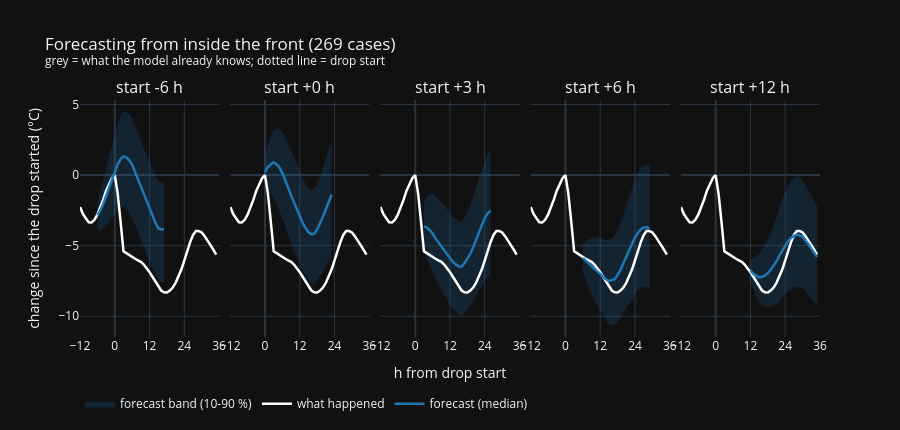

The cell this chart's notebook holds for it:
### Markdown cell above
### The average front, seen from five forecast starts

One panel per start. White = what really happened (average over all cases, change since the drop started), grey
area = what the model already knows, blue = the average forecast with its 10-90 % band.

### Code cell
SPAN = (-12, max(OFFSETS) + H)
fig = make_subplots(rows=1, cols=len(OFFSETS), shared_yaxes=True, horizontal_spacing=0.015,
                    subplot_titles=[f"start {off:+d} h" for off in OFFSETS])
m = (REL >= SPAN[0]) & (REL < SPAN[1])
for c, off in enumerate(OFFSETS, start=1):
    fig.add_vrect(x0=SPAN[0], x1=off, fillcolor="#7f7f7f", opacity=0.12, line_width=0, row=1, col=c)
    fig.add_vline(x=0, line={"color": "#bbbbbb", "dash": "dot", "width": 1}, row=1, col=c)
    fx = off + np.arange(H)
    lo, mid, hi = ((fin[off][:, q] - ref).mean(axis=0) for q in (0, 4, 8))
    fig.add_trace(go.Scatter(x=np.r_[fx, fx[::-1]], y=np.r_[hi, lo[::-1]], mode="lines", fill="toself", line={"width": 0},
                             fillcolor="rgba(31,119,180,0.18)", hoverinfo="skip", showlegend=c == 1, name="forecast band (10-90 %)"),
                  row=1, col=c)
    fig.add_trace(go.Scatter(x=REL[m], y=(truth_w - ref).mean(axis=0)[m], mode="lines", line={"color": "white", "width": 2.5},
                             name="what happened", showlegend=c == 1,
                             hovertemplate="%{x:+d} h: %{y:+.1f} °C<extra>what happened</extra>"), row=1, col=c)
    fig.add_trace(go.Scatter(x=fx, y=mid, mode="lines", line={"color": "#1f77b4", "width": 2.5}, name="forecast (median)",
                             showlegend=c == 1, hovertemplate="%{x:+d} h: %{y:+.1f} °C<extra>forecast</extra>"), row=1, col=c)
    fig.update_xaxes(range=SPAN, dtick=12, title_text="h from drop start" if c == 3 else None, row=1, col=c)
fig.update_yaxes(title_text="change since the drop started (°C)", row=1, col=1)
fig.update_layout(height=430, template="plotly_dark", legend={"orientation": "h", "y": -0.22},
                  title=f"Forecasting from inside the front ({len(idx)} cases)<br><sup>grey = what the model already knows; "
                        "dotted line = drop start</sup>")
fig.write_html(FIG / "exp3_inside_front.html", include_plotlyjs="cdn")
fig.show()

### Figure 1 — Plotly figure (JSON) as saved in the notebook; plotly's stock layout.template omitted (floating-point values rounded to 4 significant figures)
{"data": [{"fill": "toself", "fillcolor": "rgba(31,119,180,0.18)", "hoverinfo": "skip", "line": {"width": 0}, "mode": "lines", "name": "forecast band (10-90 %)", "showlegend": true, "type": "scatter", "x": [-6, -5, -4, -3, -2, -1, 0, 1, 2, 3, 4, 5, 6, 7, 8, 9, 10, 11, 12, 13, 14, 15, 16, 17, 17, 16, 15, 14, 13, 12, 11, 10, 9, 8, 7, 6, 5, 4, 3, 2, 1, 0, -1, -2, -3, -4, -5, -6], "xaxis": "x", "y": [-1.974, -1.208, -0.4063, 0.5033, 1.306, 2.095, 2.858, 3.608, 4.117, 4.479, 4.441, 4.353, 4.047, 3.574, 2.988, 2.499, 1.918, 1.415, 0.8728, 0.4304, -0.05865, -0.4384, -0.4935, -0.4767, -7.599, -7.608, -7.433, -7.055, -6.604, -6.146, -5.679, -5.066, -4.551, -4.053, -3.555, -3.046, -2.708, -2.42, -2.258, -2.302, -2.501, -2.811, -3.103, -3.379, -3.614, -3.86, -3.937, -3.844], "yaxis": "y"}, {"hovertemplate": "%{x:+d} h: %{y:+.1f} °C<extra>what happened</extra>", "line": {"color": "white", "width": 2.5}, "mode": "lines", "name": "what happened", "showlegend": true, "type": "scatter", "x": [-12, -11, -10, -9, -8, -7, -6, -5, -4, -3, -2, -1, 0, 1, 2, 3, 4, 5, 6, 7, 8, 9, 10, 11, 12, 13, 14, 15, 16, 17, 18, 19, 20, 21, 22, 23, 24, 25, 26, 27, 28, 29, 30, 31, 32, 33, 34, 35], "xaxis": "x", "y": [-2.258, -2.746, -3.061, -3.337, -3.35, -3.168, -2.808, -2.317, -1.742, -1.104, -0.6261, -0.2217, 0.0, -1.314, -3.294, -5.401, -5.526, -5.68, -5.793, -5.929, -6.038, -6.148, -6.337, -6.568, -6.876, -7.201, -7.546, -7.904, -8.176, -8.302, -8.311, -8.179, -7.97, -7.628, -7.208, -6.677, -6.038, -5.332, -4.744, -4.24, -3.967, -3.96, -4.058, -4.324, -4.614, -4.96, -5.287, -5.636], "yaxis": "y"}, {"hovertemplate": "%{x:+d} h: %{y:+.1f} °C<extra>forecast</extra>", "line": {"color": "#1f77b4", "width": 2.5}, "mode": "lines", "name": "forecast (median)", "showlegend": true, "type": "scatter", "x": [-6, -5, -4, -3, -2, -1, 0, 1, 2, 3, 4, 5, 6, 7, 8, 9, 10, 11, 12, 13, 14, 15, 16, 17], "xaxis": "x", "y": [-2.862, -2.507, -2.042, -1.455, -0.8972, -0.3302, 0.2272, 0.7638, 1.133, 1.311, 1.255, 1.04, 0.7239, 0.2079, -0.3108, -0.8408, -1.369, -1.947, -2.425, -2.914, -3.366, -3.76, -3.849, -3.827], "yaxis": "y"}, {"fill": "toself", "fillcolor": "rgba(31,119,180,0.18)", "hoverinfo": "skip", "line": {"width": 0}, "mode": "lines", "name": "forecast band (10-90 %)", "showlegend": false, "type": "scatter", "x": [0, 1, 2, 3, 4, 5, 6, 7, 8, 9, 10, 11, 12, 13, 14, 15, 16, 17, 18, 19, 20, 21, 22, 23, 23, 22, 21, 20, 19, 18, 17, 16, 15, 14, 13, 12, 11, 10, 9, 8, 7, 6, 5, 4, 3, 2, 1, 0], "xaxis": "x2", "y": [1.335, 2.174, 2.749, 3.216, 3.323, 3.282, 3.027, 2.703, 2.197, 1.728, 1.159, 0.7308, 0.2777, -0.2191, -0.6385, -0.9243, -1.035, -0.9093, -0.6108, -0.0926, 0.4831, 1.158, 1.833, 2.413, -5.735, -6.07, -6.448, -6.852, -7.191, -7.507, -7.741, -7.665, -7.468, -7.144, -6.785, -6.273, -5.834, -5.346, -4.818, -4.237, -3.607, -3.002, -2.46, -1.977, -1.575, -1.358, -1.121, -0.9727], "yaxis": "y2"}, {"hovertemplate": "%{x:+d} h: %{y:+.1f} °C<extra>what happened</extra>", "line": {"color": "white", "width": 2.5}, "mode": "lines", "name": "what happened", "showlegend": false, "type": "scatter", "x": [-12, -11, -10, -9, -8, -7, -6, -5, -4, -3, -2, -1, 0, 1, 2, 3, 4, 5, 6, 7, 8, 9, 10, 11, 12, 13, 14, 15, 16, 17, 18, 19, 20, 21, 22, 23, 24, 25, 26, 27, 28, 29, 30, 31, 32, 33, 34, 35], "xaxis": "x2", "y": [-2.258, -2.746, -3.061, -3.337, -3.35, -3.168, -2.808, -2.317, -1.742, -1.104, -0.6261, -0.2217, 0.0, -1.314, -3.294, -5.401, -5.526, -5.68, -5.793, -5.929, -6.038, -6.148, -6.337, -6.568, -6.876, -7.201, -7.546, -7.904, -8.176, -8.302, -8.311, -8.179, -7.97, -7.628, -7.208, -6.677, -6.038, -5.332, -4.744, -4.24, -3.967, -3.96, -4.058, -4.324, -4.614, -4.96, -5.287, -5.636], "yaxis": "y2"}, {"hovertemplate": "%{x:+d} h: %{y:+.1f} °C<extra>forecast</extra>", "line": {"color": "#1f77b4", "width": 2.5}, "mode": "lines", "name": "forecast (median)", "showlegend": false, "type": "scatter", "x": [0, 1, 2, 3, 4, 5, 6, 7, 8, 9, 10, 11, 12, 13, 14, 15, 16, 17, 18, 19, 20, 21, 22, 23], "xaxis": "x2", "y": [0.1988, 0.5717, 0.773, 0.9047, 0.7789, 0.5316, 0.1403, -0.3356, -0.8987, -1.441, -1.964, -2.434, -2.877, -3.394, -3.75, -4.057, -4.181, -4.165, -3.854, -3.457, -2.954, -2.419, -1.848, -1.379], "yaxis": "y2"}, {"fill": "toself", "fillcolor": "rgba(31,119,180,0.18)", "hoverinfo": "skip", "line": {"width": 0}, "mode": "lines", "name": "forecast band (10-90 %)", "showlegend": false, "type": "scatter", "x": [3, 4, 5, 6, 7, 8, 9, 10, 11, 12, 13, 14, 15, 16, 17, 18, 19, 20, 21, 22, 23, 24, 25, 26, 26, 25, 24, 23, 22, 21, 20, 19, 18, 17, 16, 15, 14, 13, 12, 11, 10, 9, 8, 7, 6, 5, 4, 3], "xaxis": "x3", "y": [-1.992, -1.528, -1.378, -1.353, -1.559, -1.697, -1.984, -2.144, -2.437, -2.65, -2.983, -3.144, -3.267, -3.248, -2.98, -2.593, -2.177, -1.512, -0.9354, -0.2191, 0.3738, 0.975, 1.461, 1.754, -7.066, -7.236, -7.469, -7.848, -8.159, -8.589, -9.007, -9.306, -9.528, -9.769, -9.949, -9.869, -9.705, -9.476, -9.209, -8.859, -8.529, -8.129, -7.792, -7.376, -6.901, -6.451, -5.871, -5.223], "yaxis": "y3"}, {"hovertemplate": "%{x:+d} h: %{y:+.1f} °C<extra>what happened</extra>", "line": {"color": "white", "width": 2.5}, "mode": "lines", "name": "what happened", "showlegend": false, "type": "scatter", "x": [-12, -11, -10, -9, -8, -7, -6, -5, -4, -3, -2, -1, 0, 1, 2, 3, 4, 5, 6, 7, 8, 9, 10, 11, 12, 13, 14, 15, 16, 17, 18, 19, 20, 21, 22, 23, 24, 25, 26, 27, 28, 29, 30, 31, 32, 33, 34, 35], "xaxis": "x3", "y": [-2.258, -2.746, -3.061, -3.337, -3.35, -3.168, -2.808, -2.317, -1.742, -1.104, -0.6261, -0.2217, 0.0, -1.314, -3.294, -5.401, -5.526, -5.68, -5.793, -5.929, -6.038, -6.148, -6.337, -6.568, -6.876, -7.201, -7.546, -7.904, -8.176, -8.302, -8.311, -8.179, -7.97, -7.628, -7.208, -6.677, -6.038, -5.332, -4.744, -4.24, -3.967, -3.96, -4.058, -4.324, -4.614, -4.96, -5.287, -5.636], "yaxis": "y3"}, {"hovertemplate": "%{x:+d} h: %{y:+.1f} °C<extra>forecast</extra>", "line": {"color": "#1f77b4", "width": 2.5}, "mode": "lines", "name": "forecast (median)", "showlegend": false, "type": "scatter", "x": [3, 4, 5, 6, 7, 8, 9, 10, 11, 12, 13, 14, 15, 16, 17, 18, 19, 20, 21, 22, 23, 24, 25, 26], "xaxis": "x3", "y": [-3.634, -3.715, -3.906, -4.143, -4.482, -4.78, -5.061, -5.343, -5.609, -5.897, -6.137, -6.342, -6.454, -6.483, -6.241, -5.926, -5.574, -5.113, -4.558, -4.017, -3.53, -3.055, -2.708, -2.511], "yaxis": "y3"}, {"fill": "toself", "fillcolor": "rgba(31,119,180,0.18)", "hoverinfo": "skip", "line": {"width": 0}, "mode": "lines", "name": "forecast band (10-90 %)", "showlegend": false, "type": "scatter", "x": [6, 7, 8, 9, 10, 11, 12, 13, 14, 15, 16, 17, 18, 19, 20, 21, 22, 23, 24, 25, 26, 27, 28, 29, 29, 28, 27, 26, 25, 24, 23, 22, 21, 20, 19, 18, 17, 16, 15, 14, 13, 12, 11, 10, 9, 8, 7, 6], "xaxis": "x4", "y": [-4.941, -4.688, -4.563, -4.482, -4.408, -4.381, -4.438, -4.492, -4.591, -4.562, -4.488, -4.258, -3.859, -3.378, -2.765, -2.121, -1.516, -0.8094, -0.2748, 0.1905, 0.5415, 0.6789, 0.7683, 0.6205, -7.952, -7.93, -7.937, -8.011, -8.173, -8.455, -8.85, -9.102, -9.41, -9.753, -10.15, -10.39, -10.61, -10.63, -10.56, -10.3, -9.97, -9.591, -9.24, -8.904, -8.489, -8.048, -7.428, -6.794], "yaxis": "y4"}, {"hovertemplate": "%{x:+d} h: %{y:+.1f} °C<extra>what happened</extra>", "line": {"color": "white", "width": 2.5}, "mode": "lines", "name": "what happened", "showlegend": false, "type": "scatter", "x": [-12, -11, -10, -9, -8, -7, -6, -5, -4, -3, -2, -1, 0, 1, 2, 3, 4, 5, 6, 7, 8, 9, 10, 11, 12, 13, 14, 15, 16, 17, 18, 19, 20, 21, 22, 23, 24, 25, 26, 27, 28, 29, 30, 31, 32, 33, 34, 35], "xaxis": "x4", "y": [-2.258, -2.746, -3.061, -3.337, -3.35, -3.168, -2.808, -2.317, -1.742, -1.104, -0.6261, -0.2217, 0.0, -1.314, -3.294, -5.401, -5.526, -5.68, -5.793, -5.929, -6.038, -6.148, -6.337, -6.568, -6.876, -7.201, -7.546, -7.904, -8.176, -8.302, -8.311, -8.179, -7.97, -7.628, -7.208, -6.677, -6.038, -5.332, -4.744, -4.24, -3.967, -3.96, -4.058, -4.324, -4.614, -4.96, -5.287, -5.636], "yaxis": "y4"}, {"hovertemplate": "%{x:+d} h: %{y:+.1f} °C<extra>forecast</extra>", "line": {"color": "#1f77b4", "width": 2.5}, "mode": "lines", "name": "forecast (median)", "showlegend": false, "type": "scatter", "x": [6, 7, 8, 9, 10, 11, 12, 13, 14, 15, 16, 17, 18, 19, 20, 21, 22, 23, 24, 25, 26, 27, 28, 29], "xaxis": "x4", "y": [-5.863, -6.059, -6.29, -6.494, -6.655, -6.819, -7.001, -7.21, -7.387, -7.503, -7.455, -7.376, -7.059, -6.723, -6.233, -5.767, -5.328, -4.892, -4.419, -4.095, -3.829, -3.729, -3.686, -3.794], "yaxis": "y4"}, {"fill": "toself", "fillcolor": "rgba(31,119,180,0.18)", "hoverinfo": "skip", "line": {"width": 0}, "mode": "lines", "name": "forecast band (10-90 %)", "showlegend": false, "type": "scatter", "x": [12, 13, 14, 15, 16, 17, 18, 19, 20, 21, 22, 23, 24, 25, 26, 27, 28, 29, 30, 31, 32, 33, 34, 35, 35, 34, 33, 32, 31, 30, 29, 28, 27, 26, 25, 24, 23, 22, 21, 20, 19, 18, 17, 16, 15, 14, 13, 12], "xaxis": "x5", "y": [-6.076, -5.931, -5.788, -5.611, -5.304, -4.968, -4.556, -4.063, -3.518, -2.914, -2.35, -1.704, -1.136, -0.7156, -0.4062, -0.252, -0.1247, -0.1749, -0.4048, -0.7285, -1.07, -1.453, -1.794, -2.213, -9.272, -9.006, -8.725, -8.416, -8.217, -7.993, -7.995, -7.883, -7.991, -8.041, -8.201, -8.393, -8.714, -8.9, -9.117, -9.239, -9.323, -9.353, -9.311, -9.163, -8.935, -8.576, -8.096, -7.518], "yaxis": "y5"}, {"hovertemplate": "%{x:+d} h: %{y:+.1f} °C<extra>what happened</extra>", "line": {"color": "white", "width": 2.5}, "mode": "lines", "name": "what happened", "showlegend": false, "type": "scatter", "x": [-12, -11, -10, -9, -8, -7, -6, -5, -4, -3, -2, -1, 0, 1, 2, 3, 4, 5, 6, 7, 8, 9, 10, 11, 12, 13, 14, 15, 16, 17, 18, 19, 20, 21, 22, 23, 24, 25, 26, 27, 28, 29, 30, 31, 32, 33, 34, 35], "xaxis": "x5", "y": [-2.258, -2.746, -3.061, -3.337, -3.35, -3.168, -2.808, -2.317, -1.742, -1.104, -0.6261, -0.2217, 0.0, -1.314, -3.294, -5.401, -5.526, -5.68, -5.793, -5.929, -6.038, -6.148, -6.337, -6.568, -6.876, -7.201, -7.546, -7.904, -8.176, -8.302, -8.311, -8.179, -7.97, -7.628, -7.208, -6.677, -6.038, -5.332, -4.744, -4.24, -3.967, -3.96, -4.058, -4.324, -4.614, -4.96, -5.287, -5.636], "yaxis": "y5"}, {"hovertemplate": "%{x:+d} h: %{y:+.1f} °C<extra>forecast</extra>", "line": {"color": "#1f77b4", "width": 2.5}, "mode": "lines", "name": "forecast (median)", "showlegend": false, "type": "scatter", "x": [12, 13, 14, 15, 16, 17, 18, 19, 20, 21, 22, 23, 24, 25, 26, 27, 28, 29, 30, 31, 32, 33, 34, 35], "xaxis": "x5", "y": [-6.763, -6.985, -7.123, -7.253, -7.198, -7.118, -6.935, -6.708, -6.401, -6.101, -5.7, -5.354, -4.922, -4.667, -4.445, -4.329, -4.205, -4.273, -4.357, -4.637, -4.88, -5.207, -5.467, -5.796], "yaxis": "y5"}], "layout": {"annotations": [{"font": {"size": 16}, "showarrow": false, "text": "start -6 h", "x": 0.094, "xanchor": "center", "xref": "paper", "y": 1.0, "yanchor": "bottom", "yref": "paper"}, {"font": {"size": 16}, "showarrow": false, "text": "start +0 h", "x": 0.297, "xanchor": "center", "xref": "paper", "y": 1.0, "yanchor": "bottom", "yref": "paper"}, {"font": {"size": 16}, "showarrow": false, "text": "start +3 h", "x": 0.5, "xanchor": "center", "xref": "paper", "y": 1.0, "yanchor": "bottom", "yref": "paper"}, {"font": {"size": 16}, "showarrow": false, "text": "start +6 h", "x": 0.703, "xanchor": "center", "xref": "paper", "y": 1.0, "yanchor": "bottom", "yref": "paper"}, {"font": {"size": 16}, "showarrow": false, "text": "start +12 h", "x": 0.906, "xanchor": "center", "xref": "paper", "y": 1.0, "yanchor": "bottom", "yref": "paper"}], "height": 430, "legend": {"orientation": "h", "y": -0.22}, "title": {"text": "Forecasting from inside the front (269 cases)<br><sup>grey = what the model already knows; dotted line = drop start</sup>"}, "xaxis": {"anchor": "y", "domain": [0.0, 0.188], "dtick": 12, "range": [-12, 36]}, "xaxis2": {"anchor": "y2", "domain": [0.203, 0.391], "dtick": 12, "range": [-12, 36]}, "xaxis3": {"anchor": "y3", "domain": [0.406, 0.594], "dtick": 12, "range": [-12, 36], "title": {"text": "h from drop start"}}, "xaxis4": {"anchor": "y4", "domain": [0.609, 0.797], "dtick": 12, "range": [-12, 36]}, "xaxis5": {"anchor": "y5", "domain": [0.812, 1.0], "dtick": 12, "range": [-12, 36]}, "yaxis": {"anchor": "x", "domain": [0.0, 1.0], "title": {"text": "change since the drop started (°C)"}}, "yaxis2": {"anchor": "x2", "domain": [0.0, 1.0], "matches": "y", "showticklabels": false}, "yaxis3": {"anchor": "x3", "domain": [0.0, 1.0], "matches": "y", "showticklabels": false}, "yaxis4": {"anchor": "x4", "domain": [0.0, 1.0], "matches": "y", "showticklabels": false}, "yaxis5": {"anchor": "x5", "domain": [0.0, 1.0], "matches": "y", "showticklabels": false}}}
